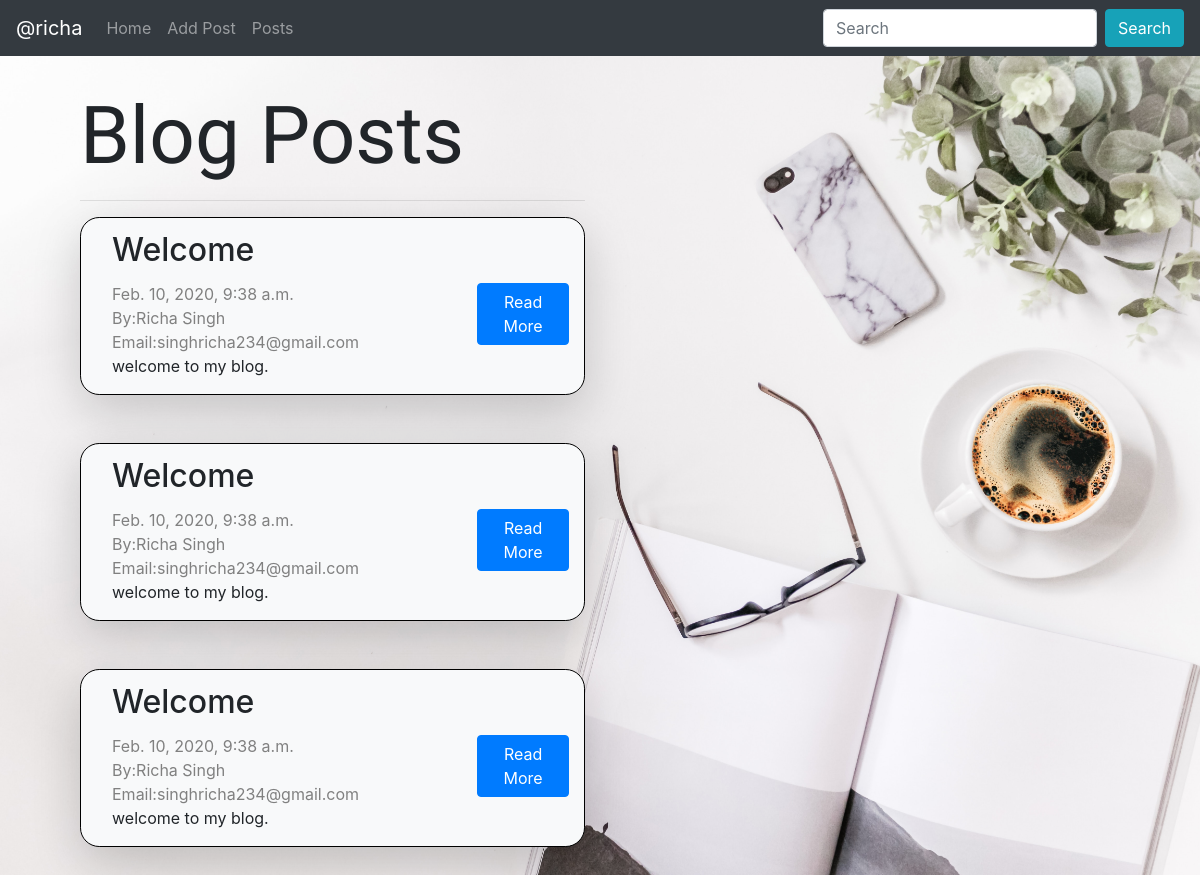
Page /show/ on the committed database.
### posts/models.py (models this page shows)
class post(models.Model):
    name = models.CharField(max_length=30)
    email = models.EmailField()
    subject = models.TextField()
    content = models.TextField()
    date = models.DateTimeField(auto_now_add=True)

### posts/views.py (the view)
# urls.py: path('show/',views.show,name='show'),
def show(request):
    blog = post.objects.all().order_by('-id')
    return render(request,'posts/show.html',{'blog':blog})

### posts/templates/posts/show.html (shortened to what this page needs)
{% extends 'posts/layout.html' %}
{% load static %}
{% block head %}
<link rel="stylesheet" href="{% static 'css/show.css' %}">
{% endblock %}
{% block content %}
<div class="container response">
    <h3>Blog Posts</h3>
    <hr>
    {% for b in blog %}
    <div class="container bg-light shadow-lg mb-5 blog">
        <div class="row align-items-center detail">
             <div class="col-9">
                 <h2>{{ b.subject}}</h2><br>
                 <span class="person">{{ b.date }}</span><br>
                 <span class="person">By:{{ b.name }}</span><br>
                 <span class="person">Email:{{ b.email }}</span><br>
                 {{ b.content| truncatewords:50 }}<br>
            </div>
            <div class="col-3">
                 <a class="btn btn-primary" role="button" href="{% url 'blog' k=b.id %}">Read More</a>
            </div>
        </div>
    </div>
    {% endfor %}
</div>
{% endblock %}

### posts/templates/posts/layout.html (shortened to what this page needs)
{% load static %}
<!doctype html>
<html lang="en">
  <head>
    <link rel="stylesheet" href="{%static 'css/bootstrap.min.css'%}">
    {% block head %}{% endblock %}
  </head>
  <body>
    <nav class="navbar top-navbar navbar-expand-lg navbar-dark bg-dark">
      <a class="navbar-brand" href="">@richa</a>
      <div class="collapse navbar-collapse" id="navbarNav">
        <ul class="navbar-nav mr-auto">
          <li class="nav-item">
            <a class="nav-link" href="{% url 'home' %}">Home<span class="sr-only">(current)</span></a>
          </li>
          <li class="nav-item">
            <a class="nav-link" href="{% url 'add' %}">Add Post</a>
          </li>
          <li class="nav-item">
            <a class="nav-link" href="{% url 'show' %}">Posts</a>
          </li>
        </ul>
        <form class="form-inline my-2 my-lg-0">
          <input class="form-control mr-sm-2" type="search" placeholder="Search" aria-label="Search">
          <button class="btn btn-info my-2 my-sm-0" type="submit">Search</button>
        </form>
      </div>
    </nav>
    {% block content %}
    {% endblock %}
  </body>
</html>

### static/css/show.css (style rules this page uses)
.response { max-width: 50%; float: left; padding-left: 5rem; padding-top: 2rem; }
h3 { font-size: 5rem; font-family: 'Lobster', cursive; }
h2 { line-height: 0rem; }
.detail { padding-top: 2rem; padding-left:1rem; padding-bottom: 1rem; word-wrap: break-word; }
.person { color: gray; }
.blog { border: solid black 0.5px; border-radius: 1.2rem; }
a { float: right; }

### rows in the picture
post: subject "Welcome", date "Feb. 10, 2020, 9:38 a.m.", name "Richa Singh", email "singhricha234@gmail.com", content "welcome to my blog."
post: subject "Welcome", date "Feb. 10, 2020, 9:38 a.m.", name "Richa Singh", email "singhricha234@gmail.com", content "welcome to my blog."
post: subject "Welcome", date "Feb. 10, 2020, 9:38 a.m.", name "Richa Singh", email "singhricha234@gmail.com", content "welcome to my blog."
